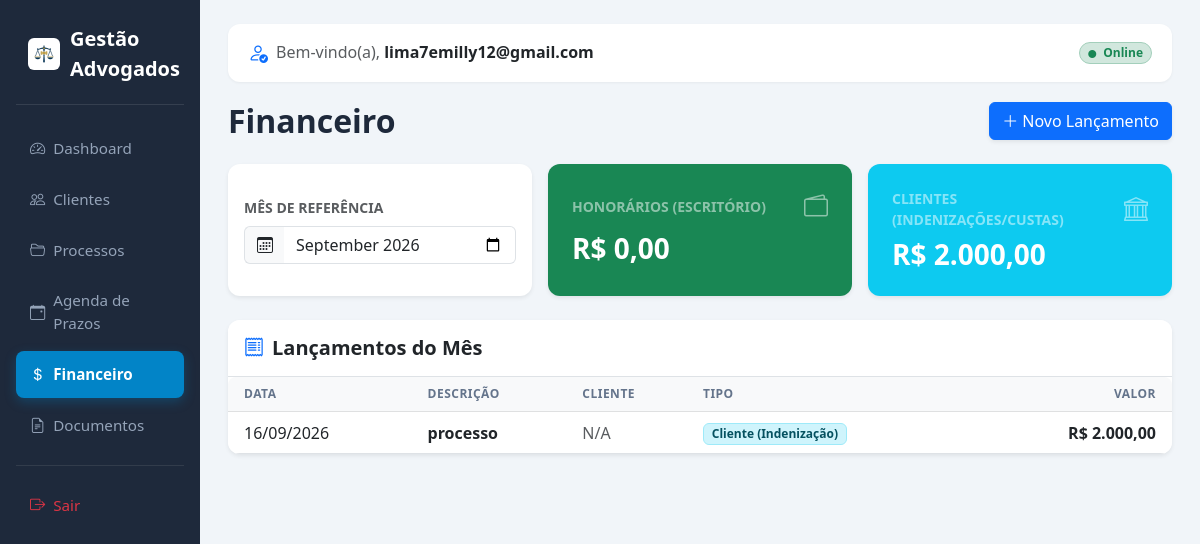
The page /financeiro (signed in) on the database its author committed.
### tables this page shows
CREATE TABLE financeiro (
        id INTEGER PRIMARY KEY AUTOINCREMENT,
        cliente_id INTEGER,
        tipo_lancamento TEXT NOT NULL, -- honorarios, indenizacao, custas
        valor REAL NOT NULL,
        data_lancamento DATE NOT NULL,
        mes_referencia TEXT NOT NULL, -- ex: 2026-09
        descricao TEXT, usuario_id INTEGER DEFAULT 1,
        FOREIGN KEY(cliente_id) REFERENCES clientes(id)
    );

### app/controllers/FinanceiroController.php (called while the page is built, shortened)
<?php
class FinanceiroController {
    public function index() {
        $pdo = getDB();
        $mes_atual = $_GET['mes'] ?? date('Y-m');
        $stmt = $pdo->prepare("
            SELECT f.*, c.nome as cliente_nome
            FROM financeiro f
            LEFT JOIN clientes c ON f.cliente_id = c.id
            WHERE f.mes_referencia = ? AND f.usuario_id = ?
            ORDER BY f.data_lancamento DESC
        ");
        $stmt->execute([$mes_atual, $_SESSION["user_id"]]);
        $lancamentos = $stmt->fetchAll();
        $totalHonorarios = 0;
        $totalClientes = 0;
        foreach ($lancamentos as $lan) {
            if ($lan['tipo_lancamento'] == 'Honorários') {
                $totalHonorarios += $lan['valor'];
            } else {
                $totalClientes += $lan['valor'];
            }
        }
        require 'app/views/layout.php';
    }
}

### app/views/financeiro/index.php (the view, shortened to what this page needs)
<div class="d-flex justify-content-between align-items-center mb-4 flex-wrap gap-2">
    <h2 class="mb-0 fw-bold">Financeiro</h2>
    <a href="<?= BASE_URL ?>/financeiro/novo" class="btn btn-primary d-inline-flex align-items-center gap-1 shadow-sm">
        <i class="bi bi-plus-lg"></i> Novo Lançamento
    </a>
</div>
<div class="row g-3 mb-4">
    <div class="col-12 col-md-4">
        <div class="card shadow-sm border-0 h-100 p-3 bg-white">
            <form method="GET" class="d-flex flex-column justify-content-center h-100">
                <label class="form-label text-muted small fw-semibold text-uppercase">Mês de Referência</label>
                <div class="input-group">
                    <span class="input-group-text bg-light border-end-0"><i class="bi bi-calendar3"></i></span>
                    <input type="month" name="mes" class="form-control border-start-0" value="<?= htmlspecialchars($mes_atual) ?>" onchange="this.form.submit()">
                </div>
            </form>
        </div>
    </div>
    <div class="col-12 col-sm-6 col-md-4">
        <div class="card bg-success text-white shadow-sm border-0 h-100">
            <div class="card-body p-3 p-md-4">
                <div class="d-flex justify-content-between align-items-center mb-2">
                    <span class="text-white-50 small fw-semibold text-uppercase">Honorários (Escritório)</span>
                    <i class="bi bi-wallet2 fs-4 text-white-50"></i>
                </div>
                <h3 class="mb-0 fw-bold">R$ <?= number_format($totalHonorarios, 2, ',', '.') ?></h3>
            </div>
        </div>
    </div>
    <div class="col-12 col-sm-6 col-md-4">
        <div class="card bg-info text-white shadow-sm border-0 h-100">
            <div class="card-body p-3 p-md-4">
                <div class="d-flex justify-content-between align-items-center mb-2">
                    <span class="text-white-50 small fw-semibold text-uppercase">Clientes (Indenizações/Custas)</span>
                    <i class="bi bi-bank fs-4 text-white-50"></i>
                </div>
                <h3 class="mb-0 fw-bold">R$ <?= number_format($totalClientes, 2, ',', '.') ?></h3>
            </div>
        </div>
    </div>
</div>
<div class="card shadow-sm border-0">
    <div class="card-header bg-white border-bottom py-3">
        <h5 class="m-0 fw-bold text-dark"><i class="bi bi-receipt me-2 text-primary"></i>Lançamentos do Mês</h5>
    </div>
    <div class="card-body p-0">
        <div class="table-responsive">
            <table class="table table-hover align-middle mb-0">
                <thead class="table-light">
                    <tr>
                        <th class="ps-3">Data</th>
                        <th>Descrição</th>
                        <th>Cliente</th>
                        <th>Tipo</th>
                        <th class="text-end pe-3">Valor</th>
                    </tr>
                </thead>
                <tbody>
                    <?php foreach($lancamentos as $lan): ?>
                    <tr>
                        <td class="ps-3"><?= date('d/m/Y', strtotime($lan['data_lancamento'])) ?></td>
                        <td><strong><?= htmlspecialchars($lan['descricao']) ?></strong></td>
                        <td><?= $lan['cliente_nome'] ? htmlspecialchars($lan['cliente_nome']) : '<span class="text-muted">N/A</span>' ?></td>
                        <td>
                            <?php if($lan['tipo_lancamento'] == 'Honorários'): ?>
                                <span class="badge bg-success-subtle text-success border border-success-subtle">Honorários</span>
                            <?php else: ?>
                                <span class="badge bg-info-subtle text-info-emphasis border border-info-subtle">Cliente (<?= htmlspecialchars($lan['tipo_lancamento']) ?>)</span>
                            <?php endif; ?>
                        </td>
                        <td class="text-end pe-3"><strong>R$ <?= number_format($lan['valor'], 2, ',', '.') ?></strong></td>
                    </tr>
                    <?php endforeach; ?>
                </tbody>
            </table>
        </div>
    </div>
</div>

### app/views/layout.php (style rules this page uses)
:root { --sidebar-bg: #1e293b; --sidebar-hover: #334155; --sidebar-active: #0284c7; --primary-accent: #0284c7; }
body { font-family: 'Segoe UI', system-ui, -apple-system, sans-serif; background-color: #f1f5f9; color: #1e293b; min-height: 100vh; }
.card { border-radius: 12px; border: 1px solid rgba(0,0,0,0.05); overflow: hidden; }
.table-responsive { -webkit-overflow-scrolling: touch; border-radius: 8px; }
.table th { font-weight: 600; text-transform: uppercase; font-size: 0.75rem; letter-spacing: 0.5px; color: #64748b; white-space: nowrap; }
.table td { vertical-align: middle; }

### rows shown on the page
financeiro: data_lancamento "16/09/2026", descricao "processo", tipo_lancamento "Indenização", valor "2.000,00"

### other values the page prints
$_SESSION['email'] "lima7emilly12@gmail.com"
$totalHonorarios "0,00"
$totalClientes "2.000,00"
